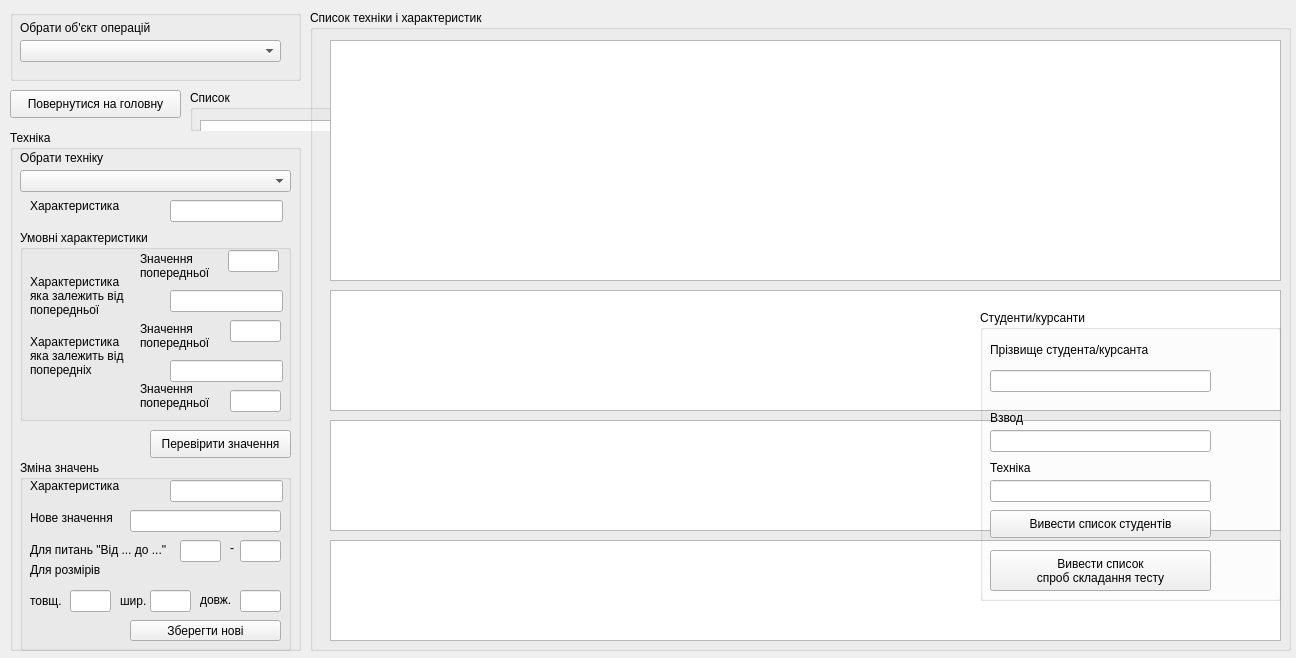
<?xml version="1.0" encoding="UTF-8"?>
<ui version="4.0">
 <class>Admin_Form</class>
 <widget class="QWidget" name="Admin_Form">
  <property name="geometry">
   <rect>
    <x>0</x>
    <y>0</y>
    <width>1296</width>
    <height>658</height>
   </rect>
  </property>
  <property name="windowTitle">
   <string>Адміністрування</string>
  </property>
  <widget class="QGroupBox" name="groupBox">
   <property name="geometry">
    <rect>
     <x>10</x>
     <y>10</y>
     <width>291</width>
     <height>71</height>
    </rect>
   </property>
   <property name="title">
    <string/>
   </property>
   <widget class="QComboBox" name="comboBox">
    <property name="geometry">
     <rect>
      <x>10</x>
      <y>30</y>
      <width>261</width>
      <height>22</height>
     </rect>
    </property>
   </widget>
   <widget class="QLabel" name="label">
    <property name="geometry">
     <rect>
      <x>10</x>
      <y>10</y>
      <width>261</width>
      <height>16</height>
     </rect>
    </property>
    <property name="text">
     <string>Обрати об'єкт операцій</string>
    </property>
   </widget>
  </widget>
  <widget class="QGroupBox" name="groupBox_2">
   <property name="geometry">
    <rect>
     <x>190</x>
     <y>90</y>
     <width>161</width>
     <height>41</height>
    </rect>
   </property>
   <property name="title">
    <string>Список</string>
   </property>
   <widget class="QTableWidget" name="tableWidget">
    <property name="geometry">
     <rect>
      <x>10</x>
      <y>30</y>
      <width>961</width>
      <height>571</height>
     </rect>
    </property>
   </widget>
  </widget>
  <widget class="QGroupBox" name="groupBox_3">
   <property name="geometry">
    <rect>
     <x>10</x>
     <y>130</y>
     <width>291</width>
     <height>521</height>
    </rect>
   </property>
   <property name="title">
    <string>Техніка</string>
   </property>
   <widget class="QComboBox" name="comboBox_2">
    <property name="geometry">
     <rect>
      <x>10</x>
      <y>40</y>
      <width>271</width>
      <height>22</height>
     </rect>
    </property>
   </widget>
   <widget class="QLabel" name="label_2">
    <property name="geometry">
     <rect>
      <x>10</x>
      <y>20</y>
      <width>261</width>
      <height>16</height>
     </rect>
    </property>
    <property name="text">
     <string>Обрати техніку</string>
    </property>
   </widget>
   <widget class="QGroupBox" name="groupBox_4">
    <property name="geometry">
     <rect>
      <x>10</x>
      <y>100</y>
      <width>271</width>
      <height>191</height>
     </rect>
    </property>
    <property name="title">
     <string>Умовні характеристики</string>
    </property>
    <widget class="QLineEdit" name="lineEdit_3">
     <property name="geometry">
      <rect>
       <x>150</x>
       <y>60</y>
       <width>113</width>
       <height>22</height>
      </rect>
     </property>
    </widget>
    <widget class="QLineEdit" name="lineEdit_4">
     <property name="geometry">
      <rect>
       <x>150</x>
       <y>130</y>
       <width>113</width>
       <height>22</height>
      </rect>
     </property>
    </widget>
    <widget class="QLabel" name="label_6">
     <property name="geometry">
      <rect>
       <x>10</x>
       <y>40</y>
       <width>131</width>
       <height>51</height>
      </rect>
     </property>
     <property name="text">
      <string>Характеристика
яка залежить від
попередньої</string>
     </property>
    </widget>
    <widget class="QLabel" name="label_7">
     <property name="geometry">
      <rect>
       <x>10</x>
       <y>100</y>
       <width>131</width>
       <height>51</height>
      </rect>
     </property>
     <property name="text">
      <string>Характеристика
яка залежить від
попередніх</string>
     </property>
    </widget>
    <widget class="QLabel" name="label_5">
     <property name="geometry">
      <rect>
       <x>120</x>
       <y>20</y>
       <width>81</width>
       <height>31</height>
      </rect>
     </property>
     <property name="text">
      <string>Значення
попередньої</string>
     </property>
    </widget>
    <widget class="QLineEdit" name="lineEdit_5">
     <property name="geometry">
      <rect>
       <x>208</x>
       <y>20</y>
       <width>51</width>
       <height>22</height>
      </rect>
     </property>
     <property name="text">
      <string/>
     </property>
    </widget>
    <widget class="QLineEdit" name="lineEdit_14">
     <property name="geometry">
      <rect>
       <x>210</x>
       <y>90</y>
       <width>51</width>
       <height>22</height>
      </rect>
     </property>
    </widget>
    <widget class="QLabel" name="label_17">
     <property name="geometry">
      <rect>
       <x>120</x>
       <y>90</y>
       <width>81</width>
       <height>31</height>
      </rect>
     </property>
     <property name="text">
      <string>Значення
попередньої</string>
     </property>
    </widget>
    <widget class="QLineEdit" name="lineEdit_15">
     <property name="geometry">
      <rect>
       <x>210</x>
       <y>160</y>
       <width>51</width>
       <height>22</height>
      </rect>
     </property>
    </widget>
    <widget class="QLabel" name="label_18">
     <property name="geometry">
      <rect>
       <x>120</x>
       <y>150</y>
       <width>81</width>
       <height>31</height>
      </rect>
     </property>
     <property name="text">
      <string>Значення
попередньої</string>
     </property>
    </widget>
   </widget>
   <widget class="QPushButton" name="pushButton_3">
    <property name="geometry">
     <rect>
      <x>140</x>
      <y>300</y>
      <width>141</width>
      <height>28</height>
     </rect>
    </property>
    <property name="text">
     <string>Перевірити значення</string>
    </property>
   </widget>
   <widget class="QLineEdit" name="lineEdit">
    <property name="geometry">
     <rect>
      <x>160</x>
      <y>70</y>
      <width>113</width>
      <height>22</height>
     </rect>
    </property>
   </widget>
   <widget class="QLabel" name="label_3">
    <property name="geometry">
     <rect>
      <x>20</x>
      <y>60</y>
      <width>141</width>
      <height>31</height>
     </rect>
    </property>
    <property name="text">
     <string>Характеристика</string>
    </property>
   </widget>
   <widget class="QGroupBox" name="groupBox_7">
    <property name="geometry">
     <rect>
      <x>10</x>
      <y>330</y>
      <width>271</width>
      <height>191</height>
     </rect>
    </property>
    <property name="title">
     <string>Зміна значень</string>
    </property>
    <widget class="QLineEdit" name="lineEdit_16">
     <property name="geometry">
      <rect>
       <x>150</x>
       <y>20</y>
       <width>113</width>
       <height>22</height>
      </rect>
     </property>
    </widget>
    <widget class="QLabel" name="label_19">
     <property name="geometry">
      <rect>
       <x>10</x>
       <y>10</y>
       <width>141</width>
       <height>31</height>
      </rect>
     </property>
     <property name="text">
      <string>Характеристика</string>
     </property>
    </widget>
    <widget class="QPushButton" name="pushButton_4">
     <property name="geometry">
      <rect>
       <x>110</x>
       <y>160</y>
       <width>151</width>
       <height>21</height>
      </rect>
     </property>
     <property name="text">
      <string>Зберегти нові</string>
     </property>
    </widget>
    <widget class="QLineEdit" name="lineEdit_2">
     <property name="geometry">
      <rect>
       <x>110</x>
       <y>50</y>
       <width>151</width>
       <height>22</height>
      </rect>
     </property>
    </widget>
    <widget class="QLineEdit" name="lineEdit_10">
     <property name="geometry">
      <rect>
       <x>220</x>
       <y>130</y>
       <width>41</width>
       <height>22</height>
      </rect>
     </property>
    </widget>
    <widget class="QLabel" name="label_11">
     <property name="geometry">
      <rect>
       <x>210</x>
       <y>80</y>
       <width>16</width>
       <height>16</height>
      </rect>
     </property>
     <property name="text">
      <string>-</string>
     </property>
    </widget>
    <widget class="QLineEdit" name="lineEdit_9">
     <property name="geometry">
      <rect>
       <x>160</x>
       <y>80</y>
       <width>41</width>
       <height>22</height>
      </rect>
     </property>
    </widget>
    <widget class="QLineEdit" name="lineEdit_12">
     <property name="geometry">
      <rect>
       <x>50</x>
       <y>130</y>
       <width>41</width>
       <height>22</height>
      </rect>
     </property>
    </widget>
    <widget class="QLineEdit" name="lineEdit_11">
     <property name="geometry">
      <rect>
       <x>130</x>
       <y>130</y>
       <width>41</width>
       <height>22</height>
      </rect>
     </property>
    </widget>
    <widget class="QLabel" name="label_13">
     <property name="geometry">
      <rect>
       <x>10</x>
       <y>130</y>
       <width>41</width>
       <height>21</height>
      </rect>
     </property>
     <property name="text">
      <string>товщ.</string>
     </property>
    </widget>
    <widget class="QLineEdit" name="lineEdit_8">
     <property name="geometry">
      <rect>
       <x>220</x>
       <y>80</y>
       <width>41</width>
       <height>22</height>
      </rect>
     </property>
    </widget>
    <widget class="QLabel" name="label_12">
     <property name="geometry">
      <rect>
       <x>10</x>
       <y>100</y>
       <width>261</width>
       <height>20</height>
      </rect>
     </property>
     <property name="text">
      <string>Для розмірів</string>
     </property>
    </widget>
    <widget class="QLabel" name="label_4">
     <property name="geometry">
      <rect>
       <x>10</x>
       <y>50</y>
       <width>101</width>
       <height>16</height>
      </rect>
     </property>
     <property name="text">
      <string>Нове значення</string>
     </property>
    </widget>
    <widget class="QLabel" name="label_10">
     <property name="geometry">
      <rect>
       <x>10</x>
       <y>80</y>
       <width>151</width>
       <height>20</height>
      </rect>
     </property>
     <property name="text">
      <string>Для питань &quot;Від ... до ...&quot;</string>
     </property>
    </widget>
    <widget class="QLabel" name="label_15">
     <property name="geometry">
      <rect>
       <x>180</x>
       <y>130</y>
       <width>41</width>
       <height>20</height>
      </rect>
     </property>
     <property name="text">
      <string>довж.</string>
     </property>
    </widget>
    <widget class="QLabel" name="label_14">
     <property name="geometry">
      <rect>
       <x>100</x>
       <y>130</y>
       <width>31</width>
       <height>21</height>
      </rect>
     </property>
     <property name="text">
      <string>шир.</string>
     </property>
    </widget>
   </widget>
  </widget>
  <widget class="QGroupBox" name="groupBox_6">
   <property name="geometry">
    <rect>
     <x>310</x>
     <y>10</y>
     <width>981</width>
     <height>641</height>
    </rect>
   </property>
   <property name="title">
    <string>Список техніки і характеристик</string>
   </property>
   <widget class="QTableWidget" name="tableWidget_2">
    <property name="geometry">
     <rect>
      <x>20</x>
      <y>30</y>
      <width>951</width>
      <height>241</height>
     </rect>
    </property>
   </widget>
   <widget class="QTableWidget" name="tableWidget_3">
    <property name="geometry">
     <rect>
      <x>20</x>
      <y>410</y>
      <width>951</width>
      <height>111</height>
     </rect>
    </property>
   </widget>
   <widget class="QTableWidget" name="tableWidget_4">
    <property name="geometry">
     <rect>
      <x>20</x>
      <y>280</y>
      <width>951</width>
      <height>121</height>
     </rect>
    </property>
   </widget>
   <widget class="QTableWidget" name="tableWidget_5">
    <property name="geometry">
     <rect>
      <x>20</x>
      <y>530</y>
      <width>951</width>
      <height>101</height>
     </rect>
    </property>
   </widget>
   <widget class="QGroupBox" name="groupBox_5">
    <property name="geometry">
     <rect>
      <x>670</x>
      <y>300</y>
      <width>301</width>
      <height>291</height>
     </rect>
    </property>
    <property name="title">
     <string>Студенти/курсанти</string>
    </property>
    <widget class="QLineEdit" name="lineEdit_6">
     <property name="geometry">
      <rect>
       <x>10</x>
       <y>60</y>
       <width>221</width>
       <height>22</height>
      </rect>
     </property>
    </widget>
    <widget class="QLineEdit" name="lineEdit_7">
     <property name="geometry">
      <rect>
       <x>10</x>
       <y>120</y>
       <width>221</width>
       <height>22</height>
      </rect>
     </property>
    </widget>
    <widget class="QLabel" name="label_8">
     <property name="geometry">
      <rect>
       <x>10</x>
       <y>30</y>
       <width>191</width>
       <height>20</height>
      </rect>
     </property>
     <property name="text">
      <string>Прізвище студента/курсанта</string>
     </property>
    </widget>
    <widget class="QLabel" name="label_9">
     <property name="geometry">
      <rect>
       <x>10</x>
       <y>100</y>
       <width>121</width>
       <height>16</height>
      </rect>
     </property>
     <property name="text">
      <string>Взвод</string>
     </property>
    </widget>
    <widget class="QPushButton" name="pushButton">
     <property name="geometry">
      <rect>
       <x>10</x>
       <y>240</y>
       <width>221</width>
       <height>41</height>
      </rect>
     </property>
     <property name="text">
      <string>Вивести список
спроб складання тесту</string>
     </property>
    </widget>
    <widget class="QPushButton" name="pushButton_2">
     <property name="geometry">
      <rect>
       <x>10</x>
       <y>200</y>
       <width>221</width>
       <height>28</height>
      </rect>
     </property>
     <property name="text">
      <string>Вивести список студентів</string>
     </property>
    </widget>
    <widget class="QLineEdit" name="lineEdit_13">
     <property name="geometry">
      <rect>
       <x>10</x>
       <y>170</y>
       <width>221</width>
       <height>22</height>
      </rect>
     </property>
    </widget>
    <widget class="QLabel" name="label_16">
     <property name="geometry">
      <rect>
       <x>10</x>
       <y>150</y>
       <width>55</width>
       <height>16</height>
      </rect>
     </property>
     <property name="text">
      <string>Техніка</string>
     </property>
    </widget>
   </widget>
  </widget>
  <widget class="QPushButton" name="pushButton_5">
   <property name="geometry">
    <rect>
     <x>10</x>
     <y>90</y>
     <width>171</width>
     <height>28</height>
    </rect>
   </property>
   <property name="text">
    <string>Повернутися на головну</string>
   </property>
  </widget>
 </widget>
 <resources/>
 <connections/>
</ui>
